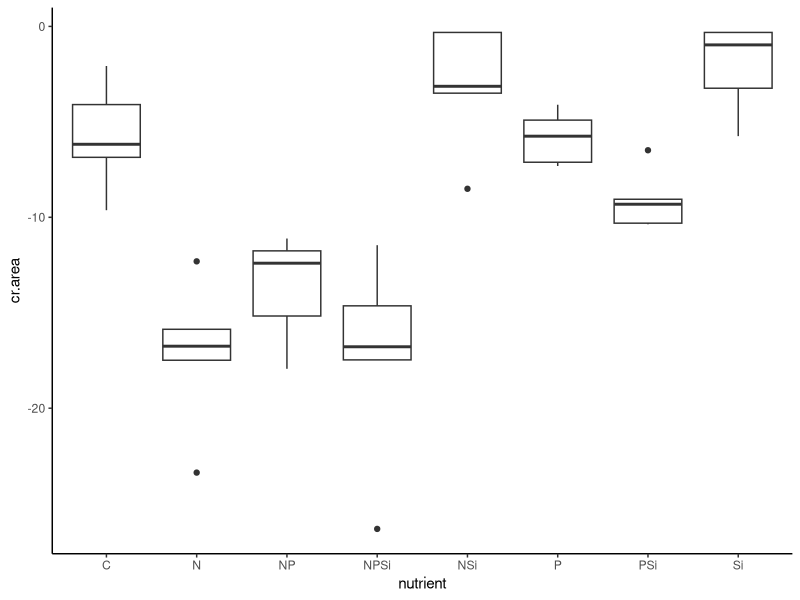
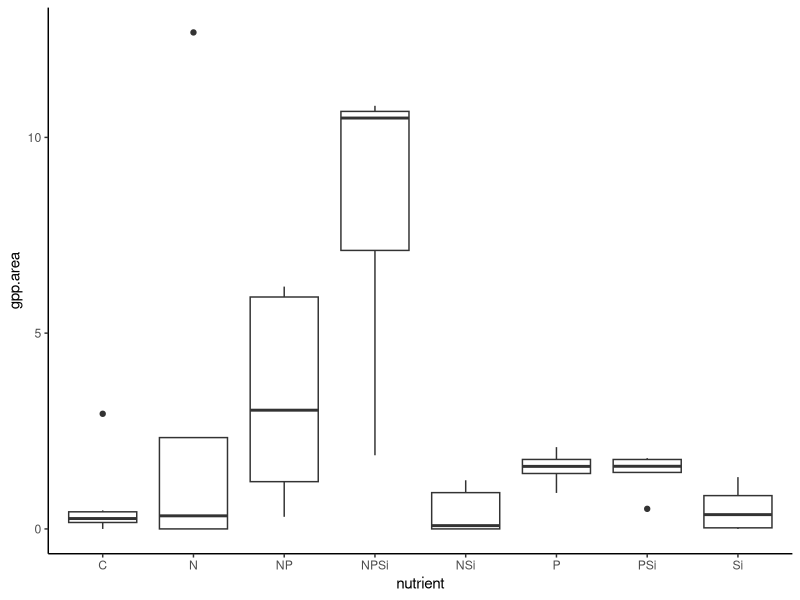
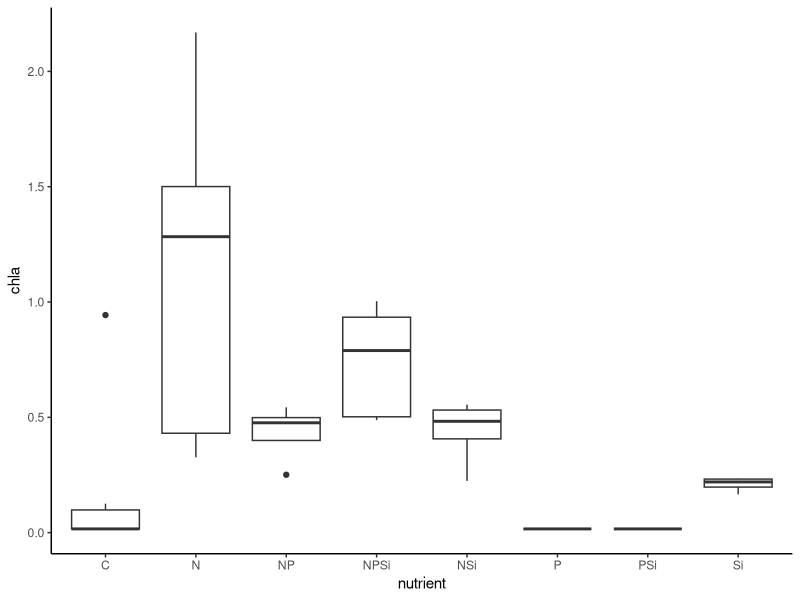
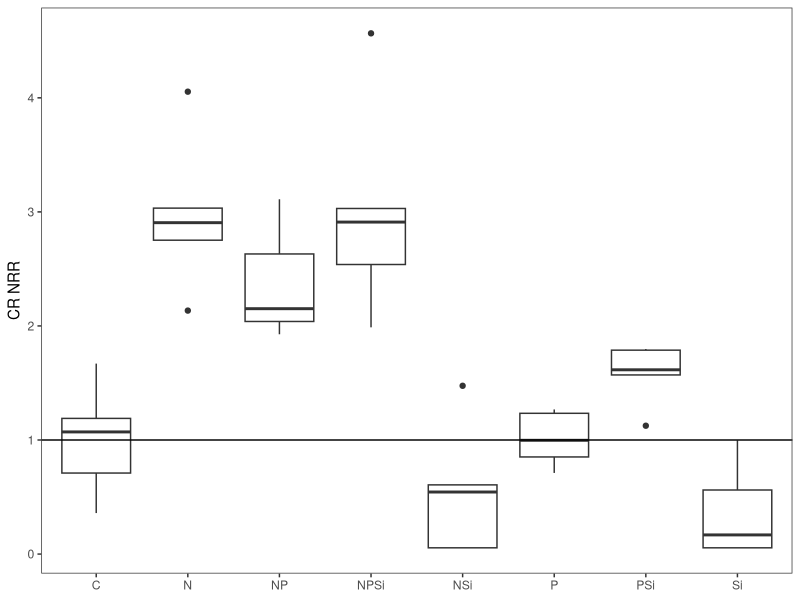
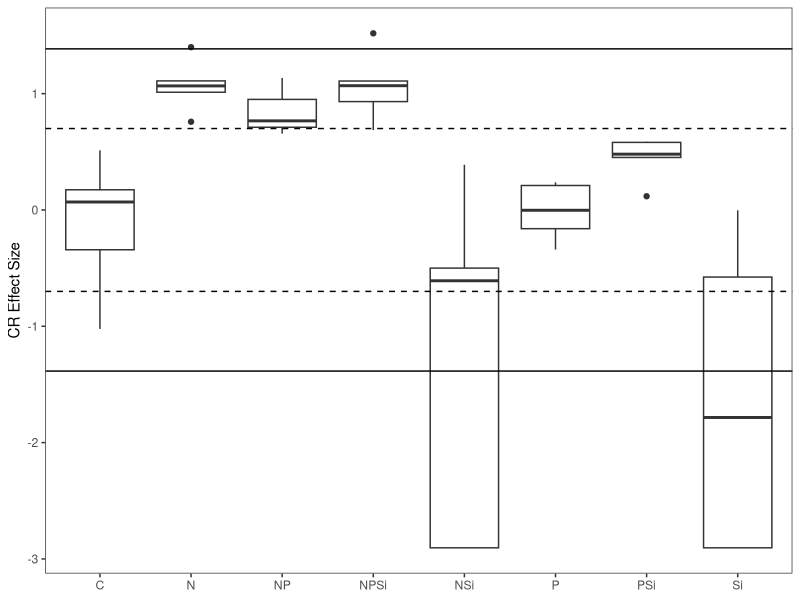
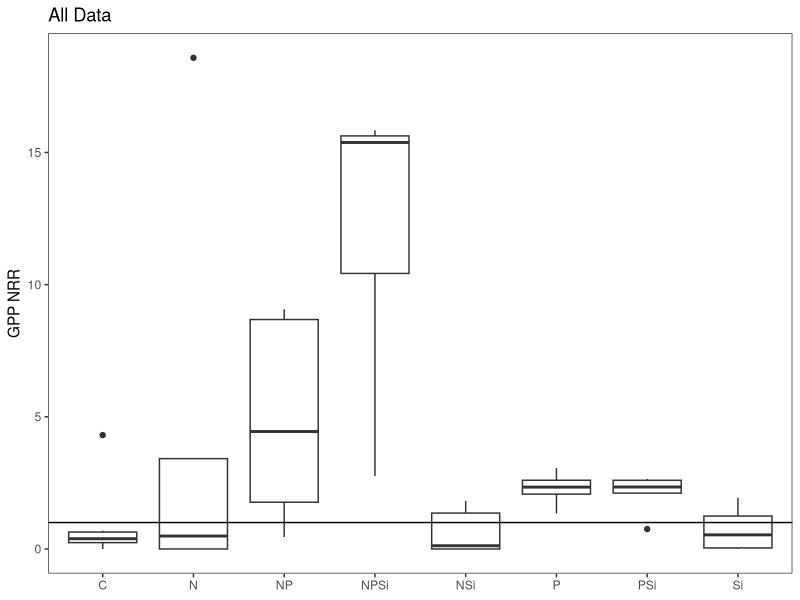
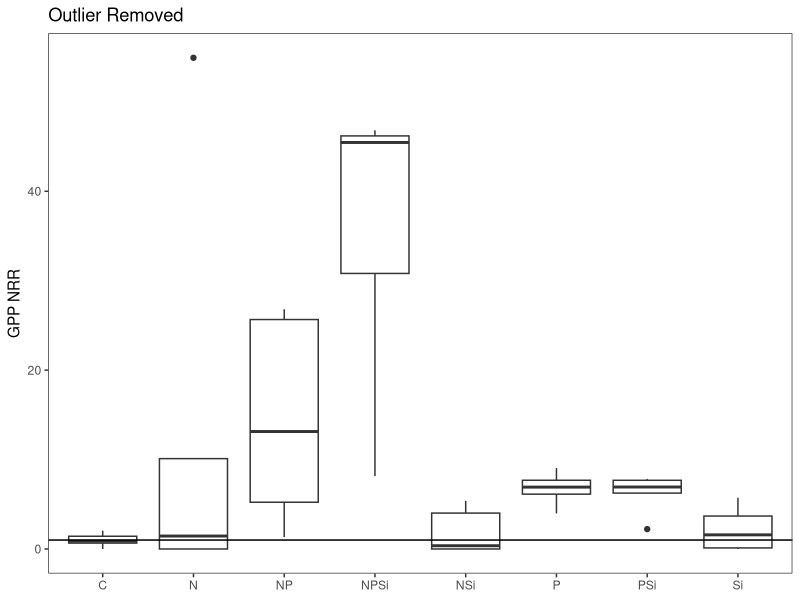
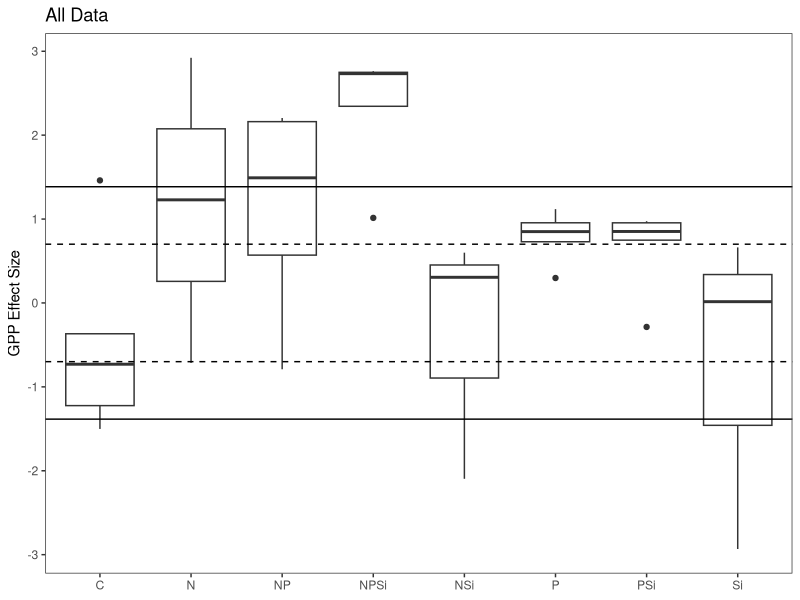

These figures' R source, in order: (Note: this script raises an error after producing the figures.)
#Author:  Clay Arango
#Creation date: 10-Feb-19
#Script to analyze NDS data from Summer 2018 WSB work with S. Roley and A. Alexiades

#packages
library(nlme)
library(nortest)
library(plyr)
library(dplyr)
library(multcomp)
library(MASS)
library(ggplot2)

#Load data
wenas_summer <- read.table(file="wen_summer.csv", header=T, sep=",")

#set variable
d = wenas_summer

#evaluate data to make sure factors are correct
names(d)
unique(d$nutrient) #control, N, NP, NPSi, NSi, P, PSi, Si
unique(d$N) #should be 0 and 1
unique(d$P) #should be 0 and 1
unique(d$Si) #should be 0 and 1
unique(d$top) #should be "sponge" and "glass"
#if need to change, use recode function below. 
d$top<-recode(d$top, "cellulose" ="sponge")
str(d)

#convert N and P vand Si alues (0 or 1 for absence or presence) to factors
d$N<-as.factor(d$N)
d$P<-as.factor(d$P)
d$Si<-as.factor(d$Si)
str(d)
d$chla.nrr<-NA

#subset data into gpp and cr response
d.cr = subset(d, top=="sponge", data=d)
d.gpp = subset(d, top=="glass", data=d)

#check distribution of controls and remove as needed before calculating NRR.
ggplot(d.cr, aes(x=nutrient, y=cr.area))+geom_boxplot() +theme_classic()
#ok

#calculate nrr for cr
x<-ddply(d.cr, "nutrient", summarise, ave_cr = mean(cr.area, na.rm=T)) #changed to ddply b/c allows
#to specify by column name - I had a csv file with the relevant column in a different position.
x
d.cr$cr.nrr = d.cr$cr.area/-5.765783 #divide by control ave_cr

#check distribution of controls and remove as needed before calculating NRR.
ggplot(d.gpp, aes(x=nutrient, y=gpp.area))+geom_boxplot() +theme_classic()
#one outlier. C8 has GPP = 2.94, which is > 4x as high as next-highest control. Remove?
#also, C2 has GPP of 12.68, which is 3x as high as others in N treatment, but just slightly
#higher than those in NPSi. Numbers were checked and correct, but concern over effect of control on NRR.
ggplot(d.gpp, aes(x=nutrient, y=chla))+geom_boxplot() +theme_classic()
#G8 has chla of 0.94, which is >7x higher than other controls. Remove?
#also, F5 has chla = 4.3, which is almost twice as high as next highest. Numbers were checked and are correct
#but are they too high to be reasonable?

#calculate nrr for gpp and chla
x<- ddply(d.gpp, "nutrient", summarise, ave_gpp = mean(gpp.area, na.rm=T), ave_chla = mean(chla, na.rm=T)) 
x
d.gpp$gpp.nrr = d.gpp$gpp.area/0.6824351 #divide by control ave_gpp
d.gpp$chla.nrr = d.gpp$chla/0.22347695 #divide by control ave_chla
x1g<-ddply(subset(d.gpp, !(nds.id=="C8")), "nutrient", summarise, ave_gpp = mean(gpp.area, na.rm=T), ave_chla = mean(chla, na.rm=T))
x1g
d.gpp$gpp.nrr_1 = d.gpp$gpp.area/0.2308552 #NRR with weird controls removed.
x1c<-ddply(subset(d.gpp, !(nds.id=="G8")), "nutrient", summarise, ave_gpp = mean(gpp.area, na.rm=T), ave_chla = mean(chla, na.rm=T))
x1c
d.gpp$chla.nrr_1=d.gpp$chla/0.04351025

#combine files and export
d.cr$gpp.nrr_1<-NA
d.cr$chla.nrr_1<-NA
d.nrr<-rbind(d.cr, d.gpp)
d.nrr$site_date<-"wenas_summer"
d.nrr$cr.es<-log(d.nrr$cr.nrr)
d.nrr$gpp.es<-log(d.nrr$gpp.nrr)
d.nrr$chla.es<-log(d.nrr$chla.nrr)
d.nrr$gpp.es_1<-log(d.nrr$gpp.nrr_1)
d.nrr$chla.es_1<-log(d.nrr$chla.nrr_1)
write.table(d.nrr, "wenas_summer_nrr.csv", sep=",", quote=F, row.names =F)

###############
#plots of NRR
##############
ggplot(data=d.cr, aes(x=nutrient, y=cr.nrr))+geom_boxplot()+theme_bw()+
  ylab("CR NRR")+geom_abline(slope = 0, intercept = 1)+
  theme(axis.title.x=element_blank(), panel.grid.minor=element_blank(), panel.grid.major=element_blank())
#inhibition of most N; limitation with Si; others neutral

ggplot(data=subset(d.nrr, (top=="sponge")), aes(x=nutrient, y=cr.es))+geom_boxplot()+theme_bw()+
  ylab("CR Effect Size")+geom_hline(yintercept = 0.7, lty="dashed")+ geom_hline(yintercept = -0.7, lty="dashed")+
  theme(axis.title.x=element_blank(), panel.grid.minor=element_blank(), panel.grid.major=element_blank())+
  geom_hline(yintercept = -1.385)+geom_hline(yintercept = 1.385)

ggplot(data=d.gpp, aes(x=nutrient, y=gpp.nrr))+geom_boxplot()+theme_bw()+
  ylab("GPP NRR")+geom_abline(slope = 0, intercept = 1)+ggtitle("All Data")+
  theme(axis.title.x=element_blank(), panel.grid.minor=element_blank(), panel.grid.major=element_blank())
#limitation of most with P; others neutral. One point on N very high (NRR > 15 on C2)

ggplot(data=subset(d.gpp,!(nds.id=="C8")), aes(x=nutrient, y=gpp.nrr_1))+geom_boxplot()+theme_bw()+
  ylab("GPP NRR")+geom_abline(slope = 0, intercept = 1)+ggtitle("Outlier Removed")+
  theme(axis.title.x=element_blank(), panel.grid.minor=element_blank(), panel.grid.major=element_blank())
#limitation of most with P; others neutral. One point on N very high (NRR > 15 on C2)

d.nrrG<-subset(d.nrr, (top=="glass"))
ggplot(data=d.nrrG, aes(x=nutrient, y=gpp.es))+geom_boxplot()+theme_bw()+
  ylab("GPP Effect Size")+geom_hline(yintercept = -0.7, lty="dashed")+geom_hline(yintercept = 0.7, lty="dashed")+
  geom_hline(yintercept = -1.385)+geom_hline(yintercept = 1.385)+ggtitle("All Data")+
  theme(axis.title.x=element_blank(), panel.grid.minor=element_blank(), panel.grid.major=element_blank())

ggplot(data=subset(d.nrrG,!(nds.id=="C8")), aes(x=nutrient, y=gpp.es_1))+geom_boxplot()+theme_bw()+
  ylab("GPP Effect Size")+geom_hline(yintercept = -0.7, lty="dashed")+geom_hline(yintercept = 0.7, lty="dashed")+
  geom_hline(yintercept = -1.385)+geom_hline(yintercept = 1.385)+ ggtitle ("Outlier Removed")+
  theme(axis.title.x=element_blank(), panel.grid.minor=element_blank(), panel.grid.major=element_blank())

ggplot(data=d.gpp, aes(x=nutrient, y=chla.nrr))+geom_boxplot()+theme_bw()+
  ylab("Chlorophyll-a NRR")+geom_abline(slope = 0, intercept = 1)+ggtitle("All Data")+
  theme(axis.title.x=element_blank(), panel.grid.minor=element_blank(), panel.grid.major=element_blank())
#limitation for most N; inhibition of P. One N value very high (> 20). This is F5 - looks like chla was so high it was diluted.
#Also check one high Control value (G8).

ggplot(data=subset (d.gpp, !(nds.id =="G8")), aes(x=nutrient, y=chla.nrr_1))+geom_boxplot()+theme_bw()+
  ylab("Chlorophyll-a NRR")+geom_abline(slope = 0, intercept = 1)+ggtitle("Outlier Removed")+
  theme(axis.title.x=element_blank(), panel.grid.minor=element_blank(), panel.grid.major=element_blank())

ggplot(data=subset(d.nrrG, !(nds.id=="G8")), aes(x=nutrient, y=chla.es_1))+geom_boxplot()+theme_bw()+
  ylab("Chla Effect Size")+ geom_hline(yintercept = 0.7, lty="dashed")+  geom_hline(yintercept = -1.385)+  
  geom_hline(yintercept = -0.7, lty="dashed")+ geom_hline(yintercept = 1.385)+ggtitle ("Outlier Removed")+
  theme(axis.title.x=element_blank(), panel.grid.minor=element_blank(), panel.grid.major=element_blank())

ggplot(data=d.nrrG, aes(x=nutrient, y=chla.es))+geom_boxplot()+theme_bw()+
  ylab("Chla Effect Size")+ geom_hline(yintercept = 0.7, lty="dashed")+  geom_hline(yintercept = -1.385)+  
  geom_hline(yintercept = -0.7, lty="dashed")+ geom_hline(yintercept = 1.385)+ ggtitle("All Data")+
  theme(axis.title.x=element_blank(), panel.grid.minor=element_blank(), panel.grid.major=element_blank())

##########
#NRR Summary Files
#########

GPP_sum<-ddply(d.gpp, "nutrient", summarise, ave_nrr.gpp=mean(gpp.nrr, na.rm=T), sd_nrr.gpp=sd(gpp.nrr, na.rm=T), 
               se_nrr.gpp =(sd(gpp.nrr)/sqrt(sum(!is.na(gpp.nrr)))), 
               ci95_nrr.gpp = (1.96*(sd(gpp.nrr)/sqrt(sum(!is.na(gpp.nrr))))),
               ave_nrr.chla=mean(chla.nrr, na.rm=T), sd_nrr.chla=sd(chla.nrr, na.rm=T), 
               se_nrr.chla =(sd(chla.nrr)/sqrt(sum(!is.na(chla.nrr)))), 
               ci95_nrr.chla = (1.96*(sd(chla.nrr)/sqrt(sum(!is.na(chla.nrr))))))
CR_sum<-ddply(d.cr, "nutrient", summarise, ave_nrr.cr=mean(cr.nrr, na.rm=T), sd_nrr.cr=sd(cr.nrr, na.rm=T), 
              se_nrr.cr =(sd(cr.nrr)/sqrt(sum(!is.na(cr.nrr)))), 
              ci95_nrr.cr = (1.96*(sd(cr.nrr)/sqrt(sum(!is.na(cr.nrr))))))

#now combine into one and export
d.sum<-merge(GPP_sum, CR_sum, by="nutrient")
d.sum$site_date<-"reec_summer"
write.table(d.sum, "reec_summer_summ.csv",  sep=",", quote=F, row.names =F)

############################################################
#analyze RESPIRATION data
############################################################

M1<-gls(cr.area~N*P*Si, data=d.cr, na.action=na.omit)
E1<-residuals(M1)
qqnorm(E1)
qqline(E1)
ad.test(E1)
   #deviates from QQ line (p= 0.0459)
hist(E1)  
plot(M1)#skewed
   
plot(filter(d.cr, !is.na(cr.area)) %>% dplyr::select(nutrient), 
     E1, xlab="nutrient", ylab="Residuals")
bartlett.test(cr.area~nutrient, data=d.cr)
   #variance test OK

anova(M1)
  
x <- group_by(d.cr, nutrient) %>%  # Grouping function causes subsequent functions to aggregate by season and reach
  summarize(cr.mean = abs(mean(cr.area, na.rm = TRUE)), # na.rm = TRUE to remove missing values
            cr.sd=abs(sd(cr.area, na.rm = TRUE)),  # na.rm = TRUE to remove missing values
            n = sum(!is.na(cr.area)), # of observations, excluding NAs. 
            cr.se=cr.sd/sqrt(n))

ggplot(data=x, aes(x=nutrient, y=cr.mean)) + 
  geom_bar(stat="identity", position=position_dodge(), color = "black") + 
  geom_errorbar(aes(ymin=cr.mean, ymax=cr.mean+cr.se), width=0.2, 
                position=position_dodge(0.9)) + 
  xlab("Nutrient") +
  ylab(expression(Respiration~(ug~O[2]~m^{-2}~h^{-1}))) +
  ylim(0,20) +
  labs(fill="Light") +
  theme_bw() +
  theme(panel.grid.major=element_blank(),
        panel.grid.minor=element_blank(),
        legend.title=element_text(size=6),
        legend.key=element_blank(), 
        legend.position=c(0.5,0.95), 
        legend.text=element_text(size=8), 
        legend.background=element_blank(), 
        legend.direction="horizontal", 
        legend.key.size=unit(0.3, "cm"), 
        axis.title.y=element_text(size=8), 
        axis.title.x=element_text(size=8), 
        axis.text.x=element_text(size=8))

#ggsave('output/figures/Ring_summer.tiff',
#       units="in",
#       width=3.25,
#       height=3.25,
#       dpi=1200,
#       compression="lzw")

############################################################
#analyze the PRODUCTION data
############################################################

M1<-gls(log(gpp.area+1)~N*P*Si, data=subset(d.gpp, !(nds.id=="C8")), na.action=na.omit) 
E1<-residuals(M1)
qqnorm(E1)
qqline(E1) #way off, much better with log-transform
ad.test(E1)
   #p <0.000001, p = 0.1195 with log-transform

hist(E1, xlab="residuals", main="") #ok
plot(M1) #increase in variation with magnitude, ok with log-transform

plot(filter(subset(d.gpp, !(nds.id=="C8")), !is.na(gpp.area)) %>% dplyr::select(nutrient), 
     E1, xlab="nutrient", ylab="Residuals")
bartlett.test(log(gpp.area+1)~nutrient, data=d.gpp)
   #p <0.000001, p = 0.02966 with log-transform

anova(M1)
  
x <- group_by(d.gpp, nutrient) %>%  # Grouping function causes subsequent functions to aggregate by season and reach
  summarize(gpp.mean = abs(mean(gpp.area, na.rm = TRUE)), # na.rm = TRUE to remove missing values
            gpp.sd=abs(sd(gpp.area, na.rm = TRUE)),  # na.rm = TRUE to remove missing values
            n = sum(!is.na(gpp.area)), # of observations, excluding NAs. 
            gpp.se=gpp.sd/sqrt(n))

ggplot(data=x, aes(x=nutrient, y=gpp.mean)) + 
  geom_bar(stat="identity", position=position_dodge(), color = "black") + 
  geom_errorbar(aes(ymin=gpp.mean, ymax=gpp.mean+gpp.se), width=0.2, 
                position=position_dodge(0.9)) + 
  xlab("Nutrient") +
  ylab(expression(Production~(ug~O[2]~m^{-2}~h^{-1}))) +
  labs(fill="Light") +
  theme_bw() +
  theme(panel.grid.major=element_blank(),
        panel.grid.minor=element_blank(), 
        legend.title=element_text(size=6), 
        legend.key=element_blank(),  
        legend.position=c(0.5,0.95),  
        legend.text=element_text(size=8),  
        legend.background=element_blank(),  
        legend.direction="horizontal",  
        legend.key.size=unit(0.3, "cm"),  
        axis.title.y=element_text(size=8),  
        axis.title.x=element_text(size=8),  
        axis.text.x=element_text(size=8))

#ggsave('output/figures/gppByNutrient.tiff',
#       units="in",
#       width=3.25,
#       height=3.25,
#       dpi=1200,
#       compression="lzw")


############################################################
#analyze the CHL-A biomass on disks
############################################################
M1<-gls(log(chla+1)~N*P*Si, data=subset(d.gpp, !(nds.id=="G8")), na.action=na.omit) 
E1<-residuals(M1)
qqnorm(E1)
qqline(E1) #ugh - WAY off
ad.test(E1)
#p<0.00001
#log-transform doesn't do much

hist(E1, xlab="residuals", main="") #good!
plot(M1) #huge increase in variation with magnitude

plot(filter(subset(d.gpp, !(nds.id=="G8")), !is.na(chla)) %>% dplyr::select(nutrient), 
     E1, xlab="nutrient", ylab="Residuals")
bartlett.test(gpp.area~nutrient, data=d.gpp)
#N way more variation than other treatments
#log transform doesn't help

anova(M1)
